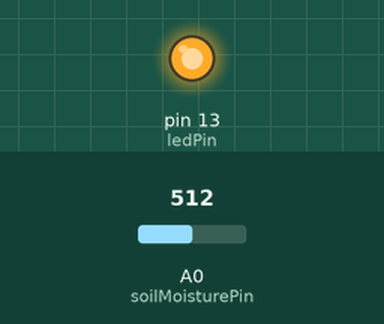
Simulated run of this sketch. Board: Arduino Uno, built with avr-gcc and run on an emulated ATmega328P. Shown: output pins drawn as LEDs (lit = HIGH). Dashed ring = blinking. Inputs (shaded band) come from the test bench; at power-on: A0 (soilMoisturePin) = 512.

Above: at 1.2 s.
1.3 s: A0 (soilMoisturePin) set to 326
2.8 s: A0 (soilMoisturePin) set to 299
At 3.1 s:
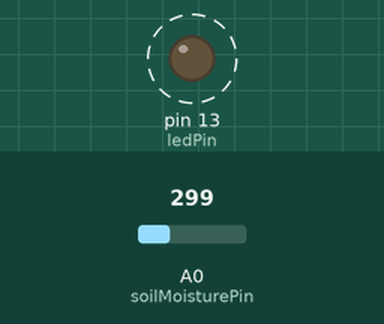
5.8 s: A0 (soilMoisturePin) set to 511
At 5.9 s:
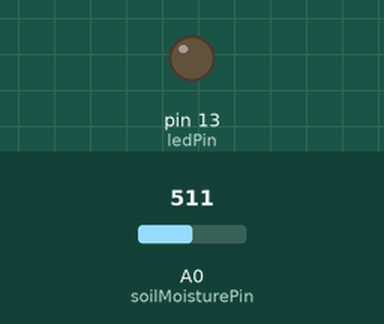
7.3 s: A0 (soilMoisturePin) set to 306
At 7.8 s:
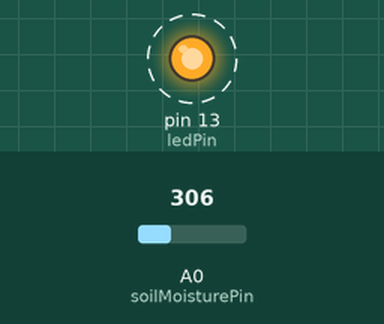
Timing chart, 0 to 11.3 s (numbered marks = the images above; inputs shaded):
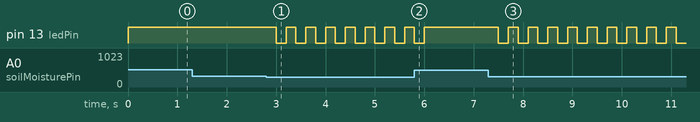

Measured:
- the behaviour switches between 318 and 317 on A0 (soilMoisturePin) (found by bisection; images 0 and 1)
- after the input at 1.3 s, every drawn part: stays the same
- after the input at 2.8 s, pin 13 (ledPin): alternates HIGH for 0.20 s and LOW for 0.20 s, starting after 0.20 s
- after the input at 5.8 s, pin 13 (ledPin): goes on until 6.0 s, then stays HIGH
- after the input at 7.3 s, pin 13 (ledPin): alternates HIGH for 0.20 s and LOW for 0.20 s, starting after 0.20 s

The sketch:

soilMoisture_sensor.ino
```cpp
const int soilMoisturePin = A0;  // Analog pin for soil moisture sensor
const int ledPin = 13;         // Digital pin for servo motor
const int dryThreshold = 30;     // Dry soil threshold
const int wetThreshold = 60;     // Wet soil threshold

void setup()
 {
   pinMode(ledPin, OUTPUT);
   pinMode(soilMoisturePin, INPUT);
 }

void loop()
{
  int soilMoistureValue = analogRead(soilMoisturePin);
  int soilMoisturePercentage = map(soilMoistureValue, 0, 1023, 0, 100);

  if (soilMoisturePercentage > dryThreshold)
   {
       digitalWrite(ledPin, HIGH);
  }
   else if (soilMoisturePercentage < wetThreshold)
    {

    digitalWrite(ledPin, HIGH);
    delay(200);
    digitalWrite(ledPin, LOW);
    delay(200);
  }
  else
  {
    digitalWrite(ledPin, HIGH);
    delay(200);
    digitalWrite(ledPin, LOW);
    delay(200);
  }

}


  
```
